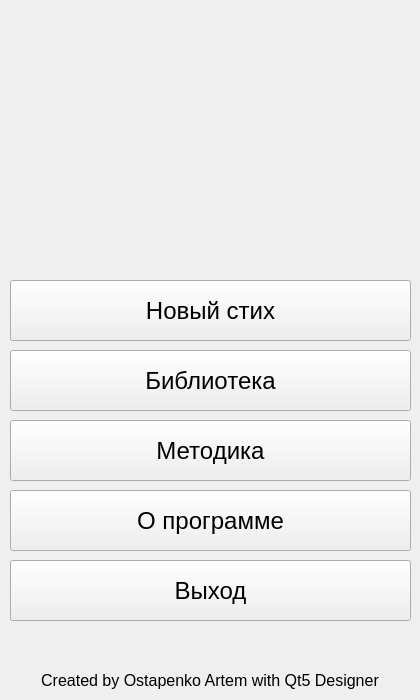
<?xml version="1.0" encoding="UTF-8"?>
<ui version="4.0">
 <class>MainWindow</class>
 <widget class="QMainWindow" name="MainWindow">
  <property name="geometry">
   <rect>
    <x>0</x>
    <y>0</y>
    <width>420</width>
    <height>700</height>
   </rect>
  </property>
  <property name="windowTitle">
   <string>MainWindow</string>
  </property>
  <widget class="QWidget" name="centralwidget">
   <widget class="QLabel" name="label">
    <property name="geometry">
     <rect>
      <x>0</x>
      <y>670</y>
      <width>420</width>
      <height>20</height>
     </rect>
    </property>
    <property name="font">
     <font>
      <pointsize>12</pointsize>
     </font>
    </property>
    <property name="text">
     <string>Created by Ostapenko Artem with Qt5 Designer</string>
    </property>
    <property name="alignment">
     <set>Qt::AlignCenter</set>
    </property>
   </widget>
   <widget class="QWidget" name="horizontalLayoutWidget">
    <property name="geometry">
     <rect>
      <x>10</x>
      <y>420</y>
      <width>401</width>
      <height>61</height>
     </rect>
    </property>
    <property name="sizePolicy">
     <sizepolicy hsizetype="Preferred" vsizetype="Preferred">
      <horstretch>0</horstretch>
      <verstretch>0</verstretch>
     </sizepolicy>
    </property>
    <property name="font">
     <font>
      <pointsize>18</pointsize>
     </font>
    </property>
    <layout class="QHBoxLayout" name="horizontalLayout">
     <item>
      <widget class="QPushButton" name="methodologyButton">
       <property name="sizePolicy">
        <sizepolicy hsizetype="Minimum" vsizetype="Preferred">
         <horstretch>0</horstretch>
         <verstretch>0</verstretch>
        </sizepolicy>
       </property>
       <property name="font">
        <font>
         <pointsize>18</pointsize>
        </font>
       </property>
       <property name="text">
        <string>Методика</string>
       </property>
      </widget>
     </item>
    </layout>
   </widget>
   <widget class="QWidget" name="horizontalLayoutWidget_3">
    <property name="geometry">
     <rect>
      <x>10</x>
      <y>560</y>
      <width>401</width>
      <height>61</height>
     </rect>
    </property>
    <property name="sizePolicy">
     <sizepolicy hsizetype="Preferred" vsizetype="Preferred">
      <horstretch>0</horstretch>
      <verstretch>0</verstretch>
     </sizepolicy>
    </property>
    <property name="font">
     <font>
      <pointsize>18</pointsize>
     </font>
    </property>
    <layout class="QHBoxLayout" name="horizontalLayout_3">
     <item>
      <widget class="QPushButton" name="exitButton">
       <property name="sizePolicy">
        <sizepolicy hsizetype="Minimum" vsizetype="Preferred">
         <horstretch>0</horstretch>
         <verstretch>0</verstretch>
        </sizepolicy>
       </property>
       <property name="font">
        <font>
         <pointsize>18</pointsize>
        </font>
       </property>
       <property name="text">
        <string>Выход</string>
       </property>
      </widget>
     </item>
    </layout>
   </widget>
   <widget class="QWidget" name="horizontalLayoutWidget_4">
    <property name="geometry">
     <rect>
      <x>10</x>
      <y>350</y>
      <width>401</width>
      <height>61</height>
     </rect>
    </property>
    <property name="sizePolicy">
     <sizepolicy hsizetype="Preferred" vsizetype="Preferred">
      <horstretch>0</horstretch>
      <verstretch>0</verstretch>
     </sizepolicy>
    </property>
    <property name="font">
     <font>
      <pointsize>18</pointsize>
     </font>
    </property>
    <layout class="QHBoxLayout" name="horizontalLayout_4">
     <item>
      <widget class="QPushButton" name="libraryButton">
       <property name="sizePolicy">
        <sizepolicy hsizetype="Minimum" vsizetype="Preferred">
         <horstretch>0</horstretch>
         <verstretch>0</verstretch>
        </sizepolicy>
       </property>
       <property name="font">
        <font>
         <pointsize>18</pointsize>
        </font>
       </property>
       <property name="text">
        <string>Библиотека</string>
       </property>
      </widget>
     </item>
    </layout>
   </widget>
   <widget class="QWidget" name="horizontalLayoutWidget_5">
    <property name="geometry">
     <rect>
      <x>10</x>
      <y>280</y>
      <width>401</width>
      <height>61</height>
     </rect>
    </property>
    <property name="sizePolicy">
     <sizepolicy hsizetype="Preferred" vsizetype="Preferred">
      <horstretch>0</horstretch>
      <verstretch>0</verstretch>
     </sizepolicy>
    </property>
    <property name="font">
     <font>
      <pointsize>18</pointsize>
     </font>
    </property>
    <layout class="QHBoxLayout" name="horizontalLayout_5">
     <item>
      <widget class="QPushButton" name="newButton">
       <property name="sizePolicy">
        <sizepolicy hsizetype="Minimum" vsizetype="Preferred">
         <horstretch>0</horstretch>
         <verstretch>0</verstretch>
        </sizepolicy>
       </property>
       <property name="font">
        <font>
         <pointsize>18</pointsize>
        </font>
       </property>
       <property name="text">
        <string>Новый стих</string>
       </property>
      </widget>
     </item>
    </layout>
   </widget>
   <widget class="QWidget" name="horizontalLayoutWidget_2">
    <property name="geometry">
     <rect>
      <x>10</x>
      <y>490</y>
      <width>401</width>
      <height>61</height>
     </rect>
    </property>
    <property name="sizePolicy">
     <sizepolicy hsizetype="Preferred" vsizetype="Preferred">
      <horstretch>0</horstretch>
      <verstretch>0</verstretch>
     </sizepolicy>
    </property>
    <property name="font">
     <font>
      <pointsize>18</pointsize>
     </font>
    </property>
    <layout class="QHBoxLayout" name="horizontalLayout_2">
     <item>
      <widget class="QPushButton" name="programInformationButton">
       <property name="sizePolicy">
        <sizepolicy hsizetype="Minimum" vsizetype="Preferred">
         <horstretch>0</horstretch>
         <verstretch>0</verstretch>
        </sizepolicy>
       </property>
       <property name="font">
        <font>
         <pointsize>18</pointsize>
        </font>
       </property>
       <property name="text">
        <string>О программе</string>
       </property>
      </widget>
     </item>
    </layout>
   </widget>
   <widget class="QWidget" name="horizontalLayoutWidget_6">
    <property name="geometry">
     <rect>
      <x>0</x>
      <y>20</y>
      <width>421</width>
      <height>231</height>
     </rect>
    </property>
    <layout class="QHBoxLayout" name="horizontalLayout_6">
     <item>
      <widget class="QLabel" name="imageLabel">
       <property name="text">
        <string/>
       </property>
      </widget>
     </item>
    </layout>
   </widget>
  </widget>
 </widget>
 <resources/>
 <connections/>
</ui>
